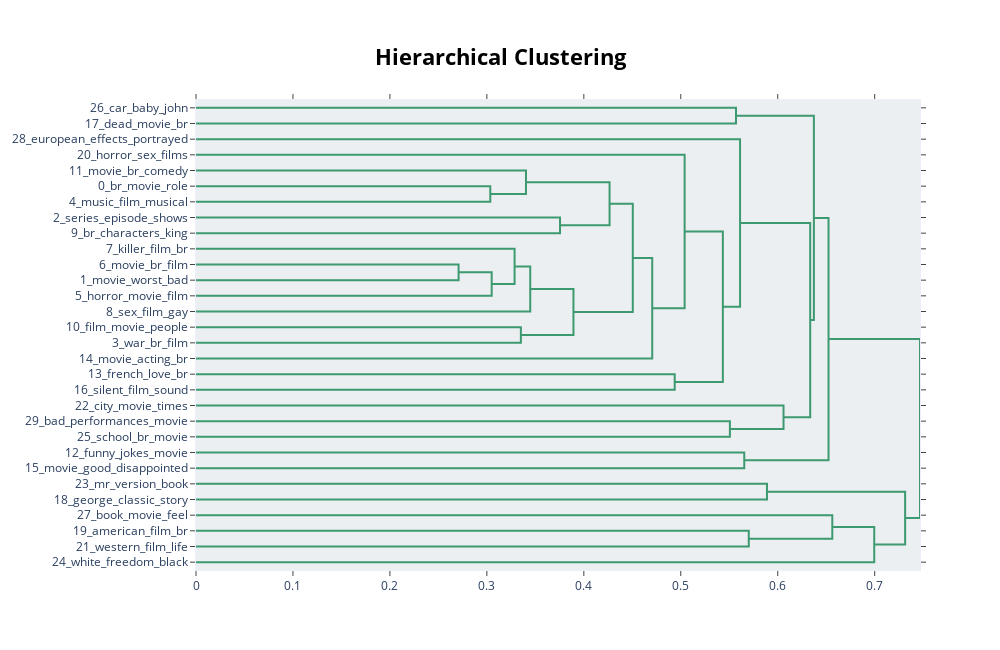

Source (notebook cell):
### Code cell
fig = topic_model.visualize_hierarchy()
fig

### Figure 1 — Plotly figure (JSON) as saved in the notebook; plotly's stock layout.template omitted (floating-point values rounded to 4 significant figures)
{"data": [{"hoverinfo": "text", "marker": {"color": "rgb(61,153,112)"}, "mode": "lines", "type": "scatter", "x": [0.0, 0.5569, 0.5569, 0.0], "xaxis": "x", "y": [-5.0, -5.0, -15.0, -15.0], "yaxis": "y"}, {"hoverinfo": "text", "marker": {"color": "rgb(61,153,112)"}, "mode": "lines", "type": "scatter", "x": [0.0, 0.3035, 0.3035, 0.0], "xaxis": "x", "y": [-55.0, -55.0, -65.0, -65.0], "yaxis": "y"}, {"hoverinfo": "text", "marker": {"color": "rgb(61,153,112)"}, "mode": "lines", "type": "scatter", "x": [0.0, 0.3403, 0.3403, 0.3035], "xaxis": "x", "y": [-45.0, -45.0, -60.0, -60.0], "yaxis": "y"}, {"hoverinfo": "text", "marker": {"color": "rgb(61,153,112)"}, "mode": "lines", "type": "scatter", "x": [0.0, 0.3754, 0.3754, 0.0], "xaxis": "x", "y": [-75.0, -75.0, -85.0, -85.0], "yaxis": "y"}, {"hoverinfo": "text", "marker": {"color": "rgb(61,153,112)"}, "mode": "lines", "type": "scatter", "x": [0.3403, 0.4265, 0.4265, 0.3754], "xaxis": "x", "y": [-52.5, -52.5, -80.0, -80.0], "yaxis": "y"}, {"hoverinfo": "text", "marker": {"color": "rgb(61,153,112)"}, "mode": "lines", "type": "scatter", "x": [0.0, 0.2708, 0.2708, 0.0], "xaxis": "x", "y": [-105.0, -105.0, -115.0, -115.0], "yaxis": "y"}, {"hoverinfo": "text", "marker": {"color": "rgb(61,153,112)"}, "mode": "lines", "type": "scatter", "x": [0.2708, 0.305, 0.305, 0.0], "xaxis": "x", "y": [-110.0, -110.0, -125.0, -125.0], "yaxis": "y"}, {"hoverinfo": "text", "marker": {"color": "rgb(61,153,112)"}, "mode": "lines", "type": "scatter", "x": [0.0, 0.3286, 0.3286, 0.305], "xaxis": "x", "y": [-95.0, -95.0, -117.5, -117.5], "yaxis": "y"}, {"hoverinfo": "text", "marker": {"color": "rgb(61,153,112)"}, "mode": "lines", "type": "scatter", "x": [0.3286, 0.3447, 0.3447, 0.0], "xaxis": "x", "y": [-106.2, -106.2, -135.0, -135.0], "yaxis": "y"}, {"hoverinfo": "text", "marker": {"color": "rgb(61,153,112)"}, "mode": "lines", "type": "scatter", "x": [0.0, 0.3351, 0.3351, 0.0], "xaxis": "x", "y": [-145.0, -145.0, -155.0, -155.0], "yaxis": "y"}, {"hoverinfo": "text", "marker": {"color": "rgb(61,153,112)"}, "mode": "lines", "type": "scatter", "x": [0.3447, 0.3893, 0.3893, 0.3351], "xaxis": "x", "y": [-120.6, -120.6, -150.0, -150.0], "yaxis": "y"}, {"hoverinfo": "text", "marker": {"color": "rgb(61,153,112)"}, "mode": "lines", "type": "scatter", "x": [0.4265, 0.4505, 0.4505, 0.3893], "xaxis": "x", "y": [-66.25, -66.25, -135.3, -135.3], "yaxis": "y"}, {"hoverinfo": "text", "marker": {"color": "rgb(61,153,112)"}, "mode": "lines", "type": "scatter", "x": [0.4505, 0.4705, 0.4705, 0.0], "xaxis": "x", "y": [-100.8, -100.8, -165.0, -165.0], "yaxis": "y"}, {"hoverinfo": "text", "marker": {"color": "rgb(61,153,112)"}, "mode": "lines", "type": "scatter", "x": [0.0, 0.504, 0.504, 0.4705], "xaxis": "x", "y": [-35.0, -35.0, -132.9, -132.9], "yaxis": "y"}, {"hoverinfo": "text", "marker": {"color": "rgb(61,153,112)"}, "mode": "lines", "type": "scatter", "x": [0.0, 0.4937, 0.4937, 0.0], "xaxis": "x", "y": [-175.0, -175.0, -185.0, -185.0], "yaxis": "y"}, {"hoverinfo": "text", "marker": {"color": "rgb(61,153,112)"}, "mode": "lines", "type": "scatter", "x": [0.504, 0.5434, 0.5434, 0.4937], "xaxis": "x", "y": [-83.95, -83.95, -180.0, -180.0], "yaxis": "y"}, {"hoverinfo": "text", "marker": {"color": "rgb(61,153,112)"}, "mode": "lines", "type": "scatter", "x": [0.0, 0.5611, 0.5611, 0.5434], "xaxis": "x", "y": [-25.0, -25.0, -132.0, -132.0], "yaxis": "y"}, {"hoverinfo": "text", "marker": {"color": "rgb(61,153,112)"}, "mode": "lines", "type": "scatter", "x": [0.0, 0.5507, 0.5507, 0.0], "xaxis": "x", "y": [-205.0, -205.0, -215.0, -215.0], "yaxis": "y"}, {"hoverinfo": "text", "marker": {"color": "rgb(61,153,112)"}, "mode": "lines", "type": "scatter", "x": [0.0, 0.606, 0.606, 0.5507], "xaxis": "x", "y": [-195.0, -195.0, -210.0, -210.0], "yaxis": "y"}, {"hoverinfo": "text", "marker": {"color": "rgb(61,153,112)"}, "mode": "lines", "type": "scatter", "x": [0.5611, 0.6335, 0.6335, 0.606], "xaxis": "x", "y": [-78.49, -78.49, -202.5, -202.5], "yaxis": "y"}, {"hoverinfo": "text", "marker": {"color": "rgb(61,153,112)"}, "mode": "lines", "type": "scatter", "x": [0.5569, 0.6373, 0.6373, 0.6335], "xaxis": "x", "y": [-10.0, -10.0, -140.5, -140.5], "yaxis": "y"}, {"hoverinfo": "text", "marker": {"color": "rgb(61,153,112)"}, "mode": "lines", "type": "scatter", "x": [0.0, 0.5655, 0.5655, 0.0], "xaxis": "x", "y": [-225.0, -225.0, -235.0, -235.0], "yaxis": "y"}, {"hoverinfo": "text", "marker": {"color": "rgb(61,153,112)"}, "mode": "lines", "type": "scatter", "x": [0.6373, 0.6524, 0.6524, 0.5655], "xaxis": "x", "y": [-75.25, -75.25, -230.0, -230.0], "yaxis": "y"}, {"hoverinfo": "text", "marker": {"color": "rgb(61,153,112)"}, "mode": "lines", "type": "scatter", "x": [0.0, 0.5889, 0.5889, 0.0], "xaxis": "x", "y": [-245.0, -245.0, -255.0, -255.0], "yaxis": "y"}, {"hoverinfo": "text", "marker": {"color": "rgb(61,153,112)"}, "mode": "lines", "type": "scatter", "x": [0.0, 0.5701, 0.5701, 0.0], "xaxis": "x", "y": [-275.0, -275.0, -285.0, -285.0], "yaxis": "y"}, {"hoverinfo": "text", "marker": {"color": "rgb(61,153,112)"}, "mode": "lines", "type": "scatter", "x": [0.0, 0.6563, 0.6563, 0.5701], "xaxis": "x", "y": [-265.0, -265.0, -280.0, -280.0], "yaxis": "y"}, {"hoverinfo": "text", "marker": {"color": "rgb(61,153,112)"}, "mode": "lines", "type": "scatter", "x": [0.6563, 0.6995, 0.6995, 0.0], "xaxis": "x", "y": [-272.5, -272.5, -295.0, -295.0], "yaxis": "y"}, {"hoverinfo": "text", "marker": {"color": "rgb(61,153,112)"}, "mode": "lines", "type": "scatter", "x": [0.5889, 0.7314, 0.7314, 0.6995], "xaxis": "x", "y": [-250.0, -250.0, -283.8, -283.8], "yaxis": "y"}, {"hoverinfo": "text", "marker": {"color": "rgb(61,153,112)"}, "mode": "lines", "type": "scatter", "x": [0.6524, 0.7467, 0.7467, 0.7314], "xaxis": "x", "y": [-152.6, -152.6, -266.9, -266.9], "yaxis": "y"}], "layout": {"autosize": false, "height": 650, "hoverlabel": {"bgcolor": "white", "font": {"family": "Rockwell", "size": 16}}, "hovermode": "closest", "plot_bgcolor": "#ECEFF1", "showlegend": false, "title": {"font": {"color": "Black", "size": 22}, "text": "<b>Hierarchical Clustering</b>", "x": 0.5, "xanchor": "center", "yanchor": "top"}, "width": 1000, "xaxis": {"mirror": "allticks", "rangemode": "tozero", "showgrid": false, "showline": true, "showticklabels": true, "ticks": "outside", "type": "linear", "zeroline": false}, "yaxis": {"mirror": "allticks", "range": [-300, 0], "rangemode": "tozero", "showgrid": false, "showline": true, "showticklabels": true, "tickmode": "array", "ticks": "outside", "ticktext": ["26_car_baby_john", "17_dead_movie_br", "28_european_effects_portrayed", "20_horror_sex_films", "11_movie_br_comedy", "0_br_movie_role", "4_music_film_musical", "2_series_episode_shows", "9_br_characters_king", "7_killer_film_br", "6_movie_br_film", "1_movie_worst_bad", "5_horror_movie_film", "8_sex_film_gay", "10_film_movie_people", "3_war_br_film", "14_movie_acting_br", "13_french_love_br", "16_silent_film_sound", "22_city_movie_times", "29_bad_performances_movie", "25_school_br_movie", "12_funny_jokes_movie", "15_movie_good_disappointed", "23_mr_version_book", "18_george_classic_story", "27_book_movie_feel", "19_american_film_br", "21_western_film_life", "24_white_freedom_black"], "tickvals": [-5, -15, -25, -35, -45, -55, -65, -75, -85, -95, -105, -115, -125, -135, -145, -155, -165, -175, -185, -195, -205, -215, -225, -235, -245, -255, -265, -275, -285, -295], "type": "linear", "zeroline": false}}}
